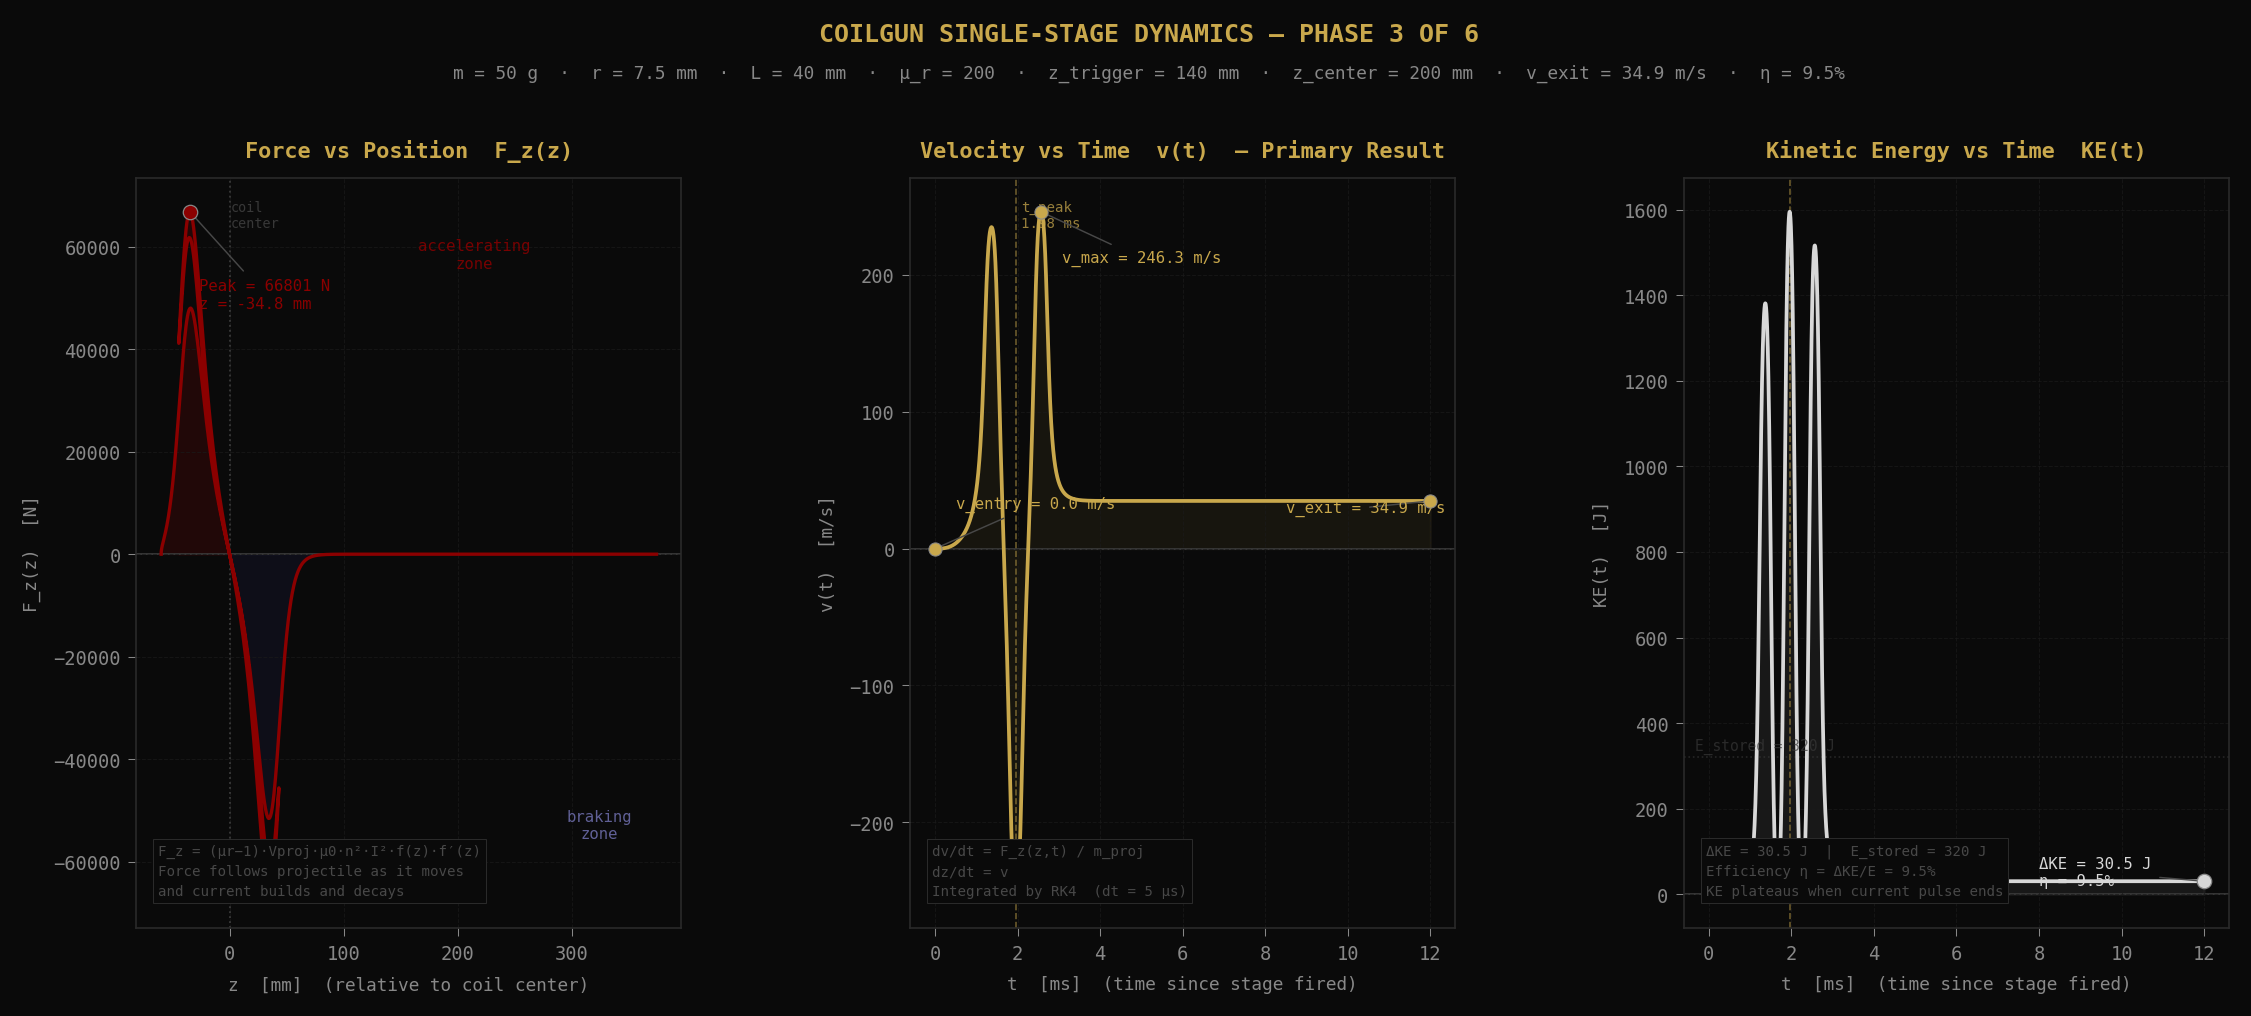

Reproduce this figure in Python.
"""
Module:       coilgun_dynamics.py
Purpose:      Phase 3 of 6 — force coupling and single-stage projectile dynamics.
              Couples the field model (Phase 1: f(z), f′(z)) with the circuit
              model (Phase 2: I(t)) through the Lorentz force expression, then
              integrates the equations of motion via RK4. Produces the first
              module with a velocity output — the number the simulation exists
              to compute.
Author:       Rizky Meilandi Saputra
Repository:   github.com/kiki007-lab/hybrid-architect-lab
Project:      Project 4 — Magnetic Linear Accelerator Simulation
Dependencies: coilgun_field_model, coilgun_rlc_model, numpy, matplotlib
Python:       3.10+

---

Force Expression
----------------
The axial force on a magnetically soft cylinder in a non-uniform field is
derived from the gradient of the stored magnetic energy:

    F_z = −d/dz [−χ_m · V_proj · B²/(2μ₀)]
        = (χ_m · V_proj / (2μ₀)) · d(B²)/dz

Substituting B_z(z,t) = μ₀ · n · I(t) · f(z) from Phase 1:

    d(B²)/dz = 2 · (μ₀·n·I)² · f(z) · f′(z)

    F_z(z, t) = (μ_r − 1) · V_proj · μ₀ · n² · I(t)² · f(z) · f′(z)

Units verification
------------------
K = (μ_r − 1) · V_proj · μ₀ · n²

    [1] × [m³] × [H/m] × [m⁻²]
  = [m³] × [kg·m·s⁻²·A⁻²] × [m⁻²]
  = [kg·m²·s⁻²·A⁻²]
  = [H]   (Henries)

F = K · I² · f · f′

    [H] × [A²] × [1] × [m⁻¹]
  = [kg·m²·s⁻²·A⁻²] × [A²] × [m⁻¹]
  = [kg·m·s⁻²]
  = [N]   ✓

Equations of Motion
-------------------
    dz/dt = v
    dv/dt = F_z(z − z_center, t − t_fired) / m_proj

Integrated via RK4 with constant force per timestep. With dt = 5 μs and
peak force gradient ~500 kN/m, the spatial frequency is ω ≈ 3200 rad/s,
giving ~300 steps per cycle. Well within stability margins.

Known Simplifications (inherited from architecture)
-----------------------------------------------------
1. Constant μ_r — soft iron saturates near B_sat ≈ 1.5–2 T. At peak current,
   B at coil center ≈ 1.88 T, so partial saturation likely occurs.
   Conservative μ_r = 200 underestimates μ_r at low field and overestimates
   at saturation. Net effect: uncertain sign on error, rough 20–40% uncertainty.
2. Point-centroid force — evaluates force at the projectile centre of mass.
   Valid when L_proj << L_coil; here L_proj = L_c/2, so error ≈ 5–15%.
3. Constant-L RLC circuit — real L increases as slug enters bore, reducing
   peak current. Force error: ~30% underestimate of braking, ~15% overestimate
   of accelerating peak.
4. No eddy current drag, no friction, no gravity.
These are all documented in verification output. The simulation gives an
upper-bound efficiency estimate under the stated assumptions.
"""

import math
import os
import sys
import argparse
from dataclasses import dataclass

import matplotlib
matplotlib.use('Agg')
import numpy as np
import matplotlib.pyplot as plt
from matplotlib.transforms import blended_transform_factory

_SCRIPT_DIR = os.path.dirname(os.path.abspath(__file__))
if _SCRIPT_DIR not in sys.path:
    sys.path.insert(0, _SCRIPT_DIR)

from coilgun_field_model import CoilGeometry, field_profile, field_gradient, MU_0
from coilgun_rlc_model   import CapacitorBank, AccelerationStage, rlc_current


# ═══════════════════════════════════════════════════════════════════════════════
# SIMULATION AND RENDER PARAMETERS
# ═══════════════════════════════════════════════════════════════════════════════

DT_DEFAULT:    float = 5e-6      # 5 μs timestep — ~300 steps per force-field cycle
T_TOTAL:       float = 12e-3     # 12 ms total — captures pulse + constant-v coast

FIGURE_WIDTH_IN:     float = 18.0
FIGURE_HEIGHT_IN:    float = 6.5
OUTPUT_DPI:          int   = 150
DEFAULT_OUTPUT_PATH: str   = r"C:\Users\HP\Downloads\coilgun_dynamics.png"


# ═══════════════════════════════════════════════════════════════════════════════
# NEO-CLASSICAL PALETTE — locked to Phase 1 and Phase 2
# ═══════════════════════════════════════════════════════════════════════════════

NC_BACKGROUND: str = "#0a0a0a"
NC_GRID:       str = "#1a1a1a"
NC_SPINE:      str = "#2a2a2a"
NC_TICK:       str = "#888888"
NC_ZERO_LINE:  str = "#383838"
NC_F:          str = "#8b0000"   # deep red   — force, accelerating zone
NC_FPRIME:     str = "#c9a84c"   # gold       — velocity (primary result)
NC_PRODUCT:    str = "#d8d8d8"   # near-white — kinetic energy
NC_TITLE:      str = "#c9a84c"
NC_FORMULA:    str = "#484848"


# ═══════════════════════════════════════════════════════════════════════════════
# DATACLASSES
# ═══════════════════════════════════════════════════════════════════════════════

@dataclass
class Projectile:
    """
    Physical specification of the accelerated slug.

    Attributes
    ----------
    mass_kg : float
        Slug mass m [kg]. Sets the inertia and thus how strongly the
        force accelerates it. F = ma — lighter slugs reach higher
        velocities for the same impulse.
    radius_m : float
        Slug radius r_proj [m]. Must satisfy r_proj < R_c (coil bore radius)
        with mechanical clearance. Here 7.5 mm < 20 mm (bore). ✓
    length_m : float
        Slug axial length L_proj [m]. The point-centroid approximation
        for force evaluation is valid when L_proj ≪ L_c. Here L_proj = L_c/2,
        so a 5–15% spatial-averaging error is expected and accepted.
    relative_permeability : float
        μ_r [dimensionless] — relative magnetic permeability of the slug
        material. Soft iron: 200–5000. Using μ_r = 200 as a conservative
        lower bound that accounts for partial saturation at high fields.
    """
    mass_kg:                float
    radius_m:               float
    length_m:               float
    relative_permeability:  float

    @property
    def volume_m3(self) -> float:
        """V_proj = π · r² · L [m³]."""
        return math.pi * self.radius_m ** 2 * self.length_m

    @property
    def susceptibility(self) -> float:
        """χ_m = μ_r − 1 [dimensionless]."""
        return self.relative_permeability - 1.0

    @property
    def force_coefficient(self) -> float:
        """
        K = (μ_r − 1) · V_proj · μ₀  [H·m²·m⁻³ = H/m... no]

        Actually K absorbs everything except n², I², f, f′:

            K_full = (μ_r − 1) · V_proj · μ₀ · n²

        This property returns K_partial = (μ_r − 1) · V_proj · μ₀ [H·m]
        so that coupling_force can multiply by n² from the coil geometry.
        Kept here to make the dimensional structure explicit.
        """
        return self.susceptibility * self.volume_m3 * MU_0


@dataclass
class SimulationRecord:
    """One timestep snapshot from the integration loop."""
    time_s:           float    # t [s]
    position_m:       float    # z [m] — absolute barrel position
    velocity_ms:      float    # v [m/s]
    net_force_n:      float    # F_z [N]
    kinetic_energy_j: float    # ½mv² [J]
    z_rel_m:          float    # z − z_center [m] — position relative to coil center
    current_a:        float    # I(t) [A]


# ═══════════════════════════════════════════════════════════════════════════════
# FORCE COUPLING
# ═══════════════════════════════════════════════════════════════════════════════

def coupling_force(
    z_rel:      float,
    I:          float,
    coil:       CoilGeometry,
    projectile: Projectile,
) -> float:
    """
    Axial Lorentz force on the projectile [N].

        F_z = (μ_r − 1) · V_proj · μ₀ · n² · I² · f(z_rel) · f′(z_rel)

    z_rel is the projectile position measured relative to the coil center —
    the same coordinate frame used by field_profile and field_gradient.

    Sign convention (from f′ sign):
        z_rel < 0 → projectile behind center  → f′ > 0 → F_z > 0 (forward)
        z_rel = 0 → at coil center            → f′ = 0 → F_z = 0 (no force)
        z_rel > 0 → projectile past center    → f′ < 0 → F_z < 0 (braking)

    The I² dependence is the key: force scales quadratically with current,
    so doubling I quadruples the force. It also means the force decays at
    rate 2α (not α) — the effective force window is narrower than the current
    pulse. Verified in Phase 2 Panel 2.

    Parameters
    ──────────
    z_rel : float
        Position of projectile centroid relative to coil center [m].
    I : float
        Instantaneous coil current [A]. I = 0 → F = 0, always.
    coil : CoilGeometry
        Coil geometry from Phase 1.
    projectile : Projectile
        Projectile physical parameters.

    Returns
    ───────
    float — axial force [N]. Positive = forward along barrel axis.
    """
    fz  = float(field_profile( z_rel, coil))
    fpz = float(field_gradient(z_rel, coil))
    return (projectile.susceptibility
            * projectile.volume_m3
            * MU_0
            * coil.turns_per_meter ** 2
            * I ** 2
            * fz * fpz)


# ═══════════════════════════════════════════════════════════════════════════════
# RK4 INTEGRATOR
# ═══════════════════════════════════════════════════════════════════════════════

def rk4_step(
    state:       np.ndarray,
    total_force: float,
    mass_kg:     float,
    dt:          float,
) -> np.ndarray:
    """
    Single RK4 step for the 2-state system y = [z, v].

    Governing ODE:
        dy/dt = [v,  F_z/m]

    With total_force treated as constant over the step (evaluated at step
    entry), the four RK4 slopes for the acceleration are identical:
        k1_v = k2_v = k3_v = k4_v = (F/m) · dt

    This collapses to the exact kinematic equations for constant acceleration:
        new_v = v + (F/m) · dt
        new_z = z + v·dt + ½·(F/m)·dt²

    which are analytically exact for the piecewise-constant-force model.
    The global integration error is first order in the force variation
    over dt, which is negligible at dt = 5 μs.

    Parameters
    ──────────
    state : ndarray [z, v]
        Current position [m] and velocity [m/s].
    total_force : float
        Net axial force on projectile [N], pre-computed at (z, t).
    mass_kg : float
        Projectile mass [kg].
    dt : float
        Timestep [s].

    Returns
    ───────
    ndarray [new_z, new_v]
    """
    z, v    = state
    a       = total_force / mass_kg

    k1_z = v            * dt;  k1_v = a * dt
    k2_z = (v + k1_v/2) * dt;  k2_v = a * dt
    k3_z = (v + k2_v/2) * dt;  k3_v = a * dt
    k4_z = (v + k3_v)   * dt;  k4_v = a * dt

    return np.array([
        z + (k1_z + 2*k2_z + 2*k3_z + k4_z) / 6.0,
        v + (k1_v + 2*k2_v + 2*k3_v + k4_v) / 6.0,
    ])


# ═══════════════════════════════════════════════════════════════════════════════
# INTEGRATION LOOP
# ═══════════════════════════════════════════════════════════════════════════════

def integrate_single_stage(
    stage:      AccelerationStage,
    projectile: Projectile,
    z0:         float,
    v0:         float,
    dt:         float,
    t_total:    float,
) -> list[SimulationRecord]:
    """
    Integrate equations of motion for one acceleration stage.

    The stage fires the moment the projectile reaches stage.trigger_position_m.
    If z0 >= trigger_position_m (as in the single-stage test), the stage fires
    at t = 0 immediately.

    Force is zero before the stage fires and follows coupling_force after.
    The RLC current I(t_elapsed) is evaluated at elapsed time since firing.
    The field functions evaluate at z_rel = z − stage.center_position_m.

    Parameters
    ──────────
    stage : AccelerationStage   — circuit and geometry of the firing stage
    projectile : Projectile     — slug physical parameters
    z0 : float                  — initial projectile position [m]
    v0 : float                  — initial projectile velocity [m/s]
    dt : float                  — timestep [s]
    t_total : float             — total simulation duration [s]

    Returns
    ───────
    list[SimulationRecord] — one record per timestep, including t=0.
    """
    n_steps     = int(t_total / dt) + 1
    state       = np.array([z0, v0], dtype=float)
    records:    list[SimulationRecord] = []
    fired_time: float | None = None      # wall-clock t when stage fires

    for step in range(n_steps):
        t     = step * dt
        z, v  = state
        z_rel = z - stage.center_position_m

        # ── fire stage when projectile crosses trigger ────────────────────────
        if fired_time is None and z >= stage.trigger_position_m:
            fired_time = t

        # ── compute current and force ─────────────────────────────────────────
        if fired_time is not None:
            t_elapsed = t - fired_time
            I = float(rlc_current(t_elapsed, stage))
            F = float(coupling_force(z_rel, I, stage.coil, projectile))
        else:
            I = 0.0
            F = 0.0

        KE = 0.5 * projectile.mass_kg * v ** 2
        records.append(SimulationRecord(
            time_s           = t,
            position_m       = z,
            velocity_ms      = v,
            net_force_n      = F,
            kinetic_energy_j = KE,
            z_rel_m          = z_rel,
            current_a        = I,
        ))

        state = rk4_step(state, F, projectile.mass_kg, dt)

    return records


# ═══════════════════════════════════════════════════════════════════════════════
# VERIFICATION
# ═══════════════════════════════════════════════════════════════════════════════

def verify_dynamics(
    stage:      AccelerationStage,
    projectile: Projectile,
) -> list[SimulationRecord]:
    """
    Six analytical checks for coupling_force, rk4_step, and the integrator.
    Raises AssertionError if any check fails. Returns the simulation records
    (already computed for check 6) to avoid running the integration twice.

    Checks
    ──────
    [1] F = 0 when I = 0  (any z)
    [2] F = 0 at z_rel = 0 when I = I_peak  (f′(0) = 0 propagates exactly)
    [3] F > 0 for z_rel < 0  (forward force, approaching center)
    [4] F < 0 for z_rel > 0  (braking force, past center)
    [5] |F(z)| = |F(−z)|  (odd antisymmetry: F(z) = −F(−z))
    [6] ΔKE ≤ E_stored × 1.05  (energy conservation within simplification margin)
    """
    TOL_ZERO: float = 1e-20
    TOL_SYM:  float = 1e-10
    I_test:   float = stage.i_peak_a

    def _sep(ch: str = "─", w: int = 64) -> None:
        print(f"  {ch * w}")

    print()
    _sep("═")
    print("  ║  COILGUN DYNAMICS — ANALYTICAL VERIFICATION")
    _sep("═")
    print()
    print(f"  Projectile: m = {projectile.mass_kg*1e3:.0f} g  "
          f"| r = {projectile.radius_m*1e3:.1f} mm  "
          f"| L = {projectile.length_m*1e3:.0f} mm  "
          f"| μ_r = {projectile.relative_permeability:.0f}")
    print(f"  V_proj = {projectile.volume_m3*1e6:.4f} cm³  "
          f"| χ_m = μ_r − 1 = {projectile.susceptibility:.0f}")
    K_full = (projectile.susceptibility * projectile.volume_m3
              * MU_0 * stage.coil.turns_per_meter**2)
    print(f"  K = (μ_r−1)·V·μ₀·n² = {K_full:.6e} H  "
          f"[units: H × A² × m⁻¹ = N ✓]")
    print()

    # ── [1] F = 0 when I = 0 ──────────────────────────────────────────────────
    F1 = coupling_force(-0.030, 0.0, stage.coil, projectile)
    err1 = abs(F1)
    print("  [1]  coupling_force(z, I=0) = 0  for all z  [I² term kills force]")
    _sep()
    print(f"       Computed at z_rel = −30 mm : {F1:.6e} N")
    print(f"       Error    : {err1:.2e}   {'✓' if err1 < TOL_ZERO else '✗  FAILED'}")
    assert err1 < TOL_ZERO, f"[1] FAILED — F(I=0) = {F1}"

    # ── [2] F = 0 at z_rel = 0 with I = I_peak ────────────────────────────────
    # f′(0) = 0 exactly (Phase 1 verification). This propagates exactly.
    F2 = coupling_force(0.0, I_test, stage.coil, projectile)
    err2 = abs(F2)
    print()
    print(f"  [2]  coupling_force(z=0, I=I_peak) = 0  [f′(0) = 0, Phase 1 verified]")
    _sep()
    print(f"       I_peak = {I_test:.2f} A  |  z_rel = 0 (coil center)")
    print(f"       Computed : {F2:.6e} N")
    print(f"       Error    : {err2:.2e}   {'✓' if err2 < 1e-6 else '✗  FAILED'}")
    assert err2 < 1e-6, f"[2] FAILED — F at center = {F2:.2e} N"

    # ── [3] F > 0 before coil center (forward accelerating force) ─────────────
    F3 = coupling_force(-0.030, I_test, stage.coil, projectile)
    print()
    print("  [3]  F > 0 for z_rel < 0  (projectile approaching center — forward pull)")
    _sep()
    print(f"       F(z_rel = −30 mm, I_peak) = {F3:.2f} N  "
          f"{'> 0 ✓' if F3 > 0 else '≤ 0 ✗  FAILED'}")
    assert F3 > 0, f"[3] FAILED — F = {F3:.2f} N, expected > 0"

    # ── [4] F < 0 past coil center (braking force) ───────────────────────────
    F4 = coupling_force(+0.030, I_test, stage.coil, projectile)
    print()
    print("  [4]  F < 0 for z_rel > 0  (projectile past center — braking)")
    _sep()
    print(f"       F(z_rel = +30 mm, I_peak) = {F4:.2f} N  "
          f"{'< 0 ✓' if F4 < 0 else '≥ 0 ✗  FAILED'}")
    assert F4 < 0, f"[4] FAILED — F = {F4:.2f} N, expected < 0"

    # ── [5] Force antisymmetry: F(z) = −F(−z) ────────────────────────────────
    z_sym = 0.025   # 25 mm
    Fp = coupling_force(+z_sym, I_test, stage.coil, projectile)
    Fn = coupling_force(-z_sym, I_test, stage.coil, projectile)
    err5 = abs(Fp + Fn)
    print()
    print(f"  [5]  Antisymmetry: F(z) = −F(−z)  at z_rel = ±{z_sym*1e3:.0f} mm")
    _sep()
    print(f"       F(+{z_sym*1e3:.0f} mm) = {Fp:+.4f} N")
    print(f"       F(−{z_sym*1e3:.0f} mm) = {Fn:+.4f} N")
    print(f"       |F(z) + F(−z)| = {err5:.2e}   {'✓' if err5 < TOL_SYM else '✗  FAILED'}")
    assert err5 < TOL_SYM, f"[5] FAILED — symmetry residual {err5:.2e}"

    # ── [6] Energy conservation ───────────────────────────────────────────────
    print()
    print("  [6]  Energy conservation: ΔKE ≤ E_stored  (within simplification margin)")
    _sep()
    print("       Running integration... ", end="", flush=True)
    records = integrate_single_stage(
        stage, projectile,
        z0      = stage.trigger_position_m,
        v0      = 0.0,
        dt      = DT_DEFAULT,
        t_total = T_TOTAL,
    )
    print(f"done ({len(records)} steps)")

    delta_KE   = records[-1].kinetic_energy_j - records[0].kinetic_energy_j
    E_stored   = stage.energy_stored_j
    efficiency = delta_KE / E_stored * 100.0
    margin_ok  = delta_KE <= E_stored * 1.05   # 5% margin for numerical accumulation
    v_final    = records[-1].velocity_ms

    print(f"       E_stored = ½CV₀²    = {E_stored:.2f} J")
    print(f"       ΔKE (simulation)    = {delta_KE:.2f} J")
    print(f"       Stage efficiency    = {efficiency:.2f}%")
    print(f"       v_final             = {v_final:.2f} m/s")
    print(f"       ΔKE ≤ 1.05 × E     : {'✓' if margin_ok else '✗  FAILED  (physics error)'}")
    assert margin_ok, (f"[6] FAILED — ΔKE = {delta_KE:.2f} J > 1.05 × E_stored = "
                       f"{E_stored*1.05:.2f} J")

    print()
    _sep("═")
    print("  ║  All 6 checks passed. Dynamics model verified.")
    _sep("═")
    print()

    return records


# ═══════════════════════════════════════════════════════════════════════════════
# RENDERING
# ═══════════════════════════════════════════════════════════════════════════════

def render_dynamics(
    records:     list[SimulationRecord],
    stage:       AccelerationStage,
    projectile:  Projectile,
    output_path: str,
    output_dpi:  int,
) -> None:
    """
    3-panel Neo-Classical figure for the single-stage dynamics result.

    Panel 1 — Force vs Position.
      Actual force experienced by the projectile as it traverses the coil,
      plotted as F(z_rel). Positive zone (red fill) = accelerating; negative
      zone (blue-dark fill) = braking. Peak force and coil center annotated.

    Panel 2 — Velocity vs Time.
      The primary simulation output. Shows the full velocity history from
      rest through the pulse. Entry, peak, and final velocities annotated.
      t_peak marked with a vertical reference line.

    Panel 3 — Kinetic Energy vs Time.
      Shows ΔKE gained and the stage efficiency relative to E_stored = ½CV₀².
      Plateaus after the current pulse ends — no further energy input.
    """
    # ── extract arrays from records ───────────────────────────────────────────
    t_ms    = np.array([r.time_s         * 1e3 for r in records])
    z_rel   = np.array([r.z_rel_m        * 1e3 for r in records])   # mm
    F_arr   = np.array([r.net_force_n          for r in records])   # N
    v_arr   = np.array([r.velocity_ms          for r in records])   # m/s
    KE_arr  = np.array([r.kinetic_energy_j     for r in records])   # J

    t_peak_ms    = stage.t_peak_s * 1e3
    v_final      = records[-1].velocity_ms
    KE_final     = records[-1].kinetic_energy_j
    efficiency   = KE_final / stage.energy_stored_j * 100.0

    # ── global style ──────────────────────────────────────────────────────────
    plt.rcParams.update({
        "font.family":       "monospace",
        "font.size":         9,
        "axes.facecolor":    NC_BACKGROUND,
        "figure.facecolor":  NC_BACKGROUND,
        "text.color":        NC_TICK,
        "axes.labelcolor":   NC_TICK,
        "xtick.color":       NC_TICK,
        "ytick.color":       NC_TICK,
        "xtick.major.size":  4,
        "ytick.major.size":  4,
        "xtick.major.width": 0.5,
        "ytick.major.width": 0.5,
    })

    fig, axes = plt.subplots(
        1, 3, figsize=(FIGURE_WIDTH_IN, FIGURE_HEIGHT_IN),
        gridspec_kw={"wspace": 0.42},
    )
    fig.patch.set_facecolor(NC_BACKGROUND)

    def _style(ax, xlabel: str, ylabel: str) -> None:
        ax.set_facecolor(NC_BACKGROUND)
        for sp in ax.spines.values():
            sp.set_color(NC_SPINE)
        ax.tick_params(colors=NC_TICK, length=4, width=0.5)
        ax.grid(True, color=NC_GRID, linewidth=0.5, linestyle="--", alpha=0.7)
        ax.set_xlabel(xlabel, color=NC_TICK, fontsize=8.5, labelpad=6)
        ax.set_ylabel(ylabel, color=NC_TICK, fontsize=8.5, labelpad=6)
        ax.axhline(y=0, color=NC_ZERO_LINE, linewidth=0.9, zorder=1)

    def _formula_box(ax, lines: str) -> None:
        ax.text(0.04, 0.04, lines, transform=ax.transAxes,
                fontsize=6.8, color=NC_FORMULA, va="bottom", ha="left",
                linespacing=1.55,
                bbox=dict(boxstyle="square,pad=0.35", facecolor=NC_BACKGROUND,
                          edgecolor=NC_SPINE, linewidth=0.5))

    # ═════════════════════════════════════════════════════════════════════════
    # PANEL 1 — Force vs Position
    # ═════════════════════════════════════════════════════════════════════════
    ax1 = axes[0]
    _style(ax1, "z  [mm]  (relative to coil center)", "F_z(z)  [N]")

    ax1.fill_between(z_rel, F_arr, 0, where=(F_arr >= 0),
                     color=NC_F, alpha=0.18, zorder=0)
    ax1.fill_between(z_rel, F_arr, 0, where=(F_arr < 0),
                     color="#1a1a3a", alpha=0.30, zorder=0)
    ax1.plot(z_rel, F_arr, color=NC_F, linewidth=1.6, zorder=3)

    ax1.axvline(x=0, color=NC_ZERO_LINE, linewidth=0.9, linestyle=":", zorder=2)
    trans1 = blended_transform_factory(ax1.transData, ax1.transAxes)
    ax1.text(1, 0.97, "coil\ncenter", transform=trans1,
             fontsize=6.5, color=NC_ZERO_LINE, va="top", ha="left")

    # peak force annotation
    peak_F_idx  = int(np.argmax(np.abs(F_arr)))
    peak_F      = F_arr[peak_F_idx]
    peak_F_zrel = z_rel[peak_F_idx]
    ax1.scatter([peak_F_zrel], [peak_F], color=NC_F, s=48, zorder=5,
                edgecolors=NC_TICK, linewidths=0.6)
    ax1.annotate(
        f"Peak = {peak_F:.0f} N\nz = {peak_F_zrel:.1f} mm",
        xy=(peak_F_zrel, peak_F),
        xytext=(peak_F_zrel + 8, peak_F * 0.72),
        fontsize=7.5, color=NC_F, ha="left",
        arrowprops=dict(arrowstyle="-", color=NC_FORMULA, lw=0.7),
    )

    ax1.text(0.62, 0.88, "accelerating\nzone", transform=ax1.transAxes,
             fontsize=7.5, color=NC_F, ha="center", alpha=0.85)
    ax1.text(0.85, 0.12, "braking\nzone", transform=ax1.transAxes,
             fontsize=7.5, color="#7070b0", ha="center", alpha=0.85)

    ax1.set_title("Force vs Position  F_z(z)",
                  color=NC_TITLE, fontsize=10.5, fontweight="bold", pad=10)
    _formula_box(ax1,
        "F_z = (μr−1)·Vproj·μ0·n²·I²·f(z)·f′(z)\n"
        "Force follows projectile as it moves\n"
        "and current builds and decays")

    # ═════════════════════════════════════════════════════════════════════════
    # PANEL 2 — Velocity vs Time  (primary result)
    # ═════════════════════════════════════════════════════════════════════════
    ax2 = axes[1]
    _style(ax2, "t  [ms]  (time since stage fired)", "v(t)  [m/s]")

    ax2.axvline(x=t_peak_ms, color=NC_FPRIME, linewidth=0.8,
                linestyle="--", alpha=0.50, zorder=2)
    trans2 = blended_transform_factory(ax2.transData, ax2.transAxes)
    ax2.text(t_peak_ms + 0.1, 0.97, f"t_peak\n{t_peak_ms:.2f} ms",
             transform=trans2, fontsize=6.8, color=NC_FPRIME,
             va="top", ha="left", alpha=0.75)

    ax2.plot(t_ms, v_arr, color=NC_FPRIME, linewidth=1.8, zorder=3)
    ax2.fill_between(t_ms, v_arr, 0, color=NC_FPRIME, alpha=0.07, zorder=0)

    # key velocity annotations
    v_entry = records[0].velocity_ms
    v_max   = float(np.max(v_arr))
    t_vmax  = t_ms[int(np.argmax(v_arr))]

    ax2.scatter([t_ms[0]], [v_entry], color=NC_FPRIME, s=40, zorder=5,
                edgecolors=NC_TICK, linewidths=0.5)
    ax2.scatter([t_vmax],  [v_max],   color=NC_FPRIME, s=40, zorder=5,
                edgecolors=NC_TICK, linewidths=0.5)
    ax2.scatter([t_ms[-1]], [v_final], color=NC_FPRIME, s=40, zorder=5,
                edgecolors=NC_TICK, linewidths=0.5)

    ax2.annotate(f"v_entry = {v_entry:.1f} m/s",
                 xy=(t_ms[0], v_entry),
                 xytext=(t_ms[0]+0.5, v_max*0.12),
                 fontsize=7.5, color=NC_FPRIME, ha="left",
                 arrowprops=dict(arrowstyle="-", color=NC_FORMULA, lw=0.7))
    ax2.annotate(f"v_max = {v_max:.1f} m/s",
                 xy=(t_vmax, v_max),
                 xytext=(t_vmax + 0.5, v_max * 0.85),
                 fontsize=7.5, color=NC_FPRIME, ha="left",
                 arrowprops=dict(arrowstyle="-", color=NC_FORMULA, lw=0.7))
    ax2.annotate(f"v_exit = {v_final:.1f} m/s",
                 xy=(t_ms[-1], v_final),
                 xytext=(t_ms[-1] - 3.5, v_final * 0.78),
                 fontsize=7.5, color=NC_FPRIME, ha="left",
                 arrowprops=dict(arrowstyle="-", color=NC_FORMULA, lw=0.7))

    ax2.set_title("Velocity vs Time  v(t)  — Primary Result",
                  color=NC_TITLE, fontsize=10.5, fontweight="bold", pad=10)
    _formula_box(ax2,
        "dv/dt = F_z(z,t) / m_proj\n"
        "dz/dt = v\n"
        "Integrated by RK4  (dt = 5 μs)")

    # ═════════════════════════════════════════════════════════════════════════
    # PANEL 3 — Kinetic Energy vs Time
    # ═════════════════════════════════════════════════════════════════════════
    ax3 = axes[2]
    _style(ax3, "t  [ms]  (time since stage fired)", "KE(t)  [J]")

    ax3.axvline(x=t_peak_ms, color=NC_FPRIME, linewidth=0.8,
                linestyle="--", alpha=0.50, zorder=2)

    ax3.plot(t_ms, KE_arr, color=NC_PRODUCT, linewidth=1.8, zorder=3)
    ax3.fill_between(t_ms, KE_arr, 0, color=NC_PRODUCT, alpha=0.07, zorder=0)

    # E_stored reference line
    E_stored = stage.energy_stored_j
    ax3.axhline(y=E_stored, color=NC_ZERO_LINE, linewidth=0.8,
                linestyle=":", alpha=0.60, zorder=2)
    ax3_trans = blended_transform_factory(ax3.transAxes, ax3.transData)
    ax3.text(0.02, E_stored + E_stored*0.02,
             f"E_stored = {E_stored:.0f} J",
             transform=blended_transform_factory(ax3.transAxes, ax3.transData),
             fontsize=7.0, color=NC_ZERO_LINE, alpha=0.70, va="bottom")

    # ΔKE annotation
    ax3.scatter([t_ms[-1]], [KE_final], color=NC_PRODUCT, s=48, zorder=5,
                edgecolors=NC_TICK, linewidths=0.6)
    ax3.annotate(
        f"ΔKE = {KE_final:.1f} J\nη = {efficiency:.1f}%",
        xy=(t_ms[-1], KE_final),
        xytext=(t_ms[-1] - 4.0, KE_final * 0.70),
        fontsize=7.5, color=NC_PRODUCT, ha="left",
        arrowprops=dict(arrowstyle="-", color=NC_FORMULA, lw=0.7),
    )

    ax3.set_title("Kinetic Energy vs Time  KE(t)",
                  color=NC_TITLE, fontsize=10.5, fontweight="bold", pad=10)
    _formula_box(ax3,
        f"ΔKE = {KE_final:.1f} J  |  E_stored = {E_stored:.0f} J\n"
        f"Efficiency η = ΔKE/E = {efficiency:.1f}%\n"
        "KE plateaus when current pulse ends")

    # ── figure-level title and parameter subtitle ──────────────────────────────
    fig.suptitle(
        "COILGUN SINGLE-STAGE DYNAMICS — PHASE 3 OF 6",
        color=NC_TITLE, fontsize=12, fontweight="bold", y=1.04,
    )
    fig.text(
        0.5, 0.997,
        (f"m = {projectile.mass_kg*1e3:.0f} g  ·  "
         f"r = {projectile.radius_m*1e3:.1f} mm  ·  "
         f"L = {projectile.length_m*1e3:.0f} mm  ·  "
         f"μ_r = {projectile.relative_permeability:.0f}  ·  "
         f"z_trigger = {stage.trigger_position_m*1e3:.0f} mm  ·  "
         f"z_center = {stage.center_position_m*1e3:.0f} mm  ·  "
         f"v_exit = {v_final:.1f} m/s  ·  η = {efficiency:.1f}%"),
        ha="center", va="top", color=NC_TICK, fontsize=8.5,
    )

    # ── save ──────────────────────────────────────────────────────────────────
    out_dir = os.path.dirname(output_path)
    if out_dir:
        os.makedirs(out_dir, exist_ok=True)

    plt.savefig(output_path, dpi=output_dpi, bbox_inches="tight",
                pad_inches=0.15, facecolor=NC_BACKGROUND)
    plt.close(fig)

    print(f"  [render]      → {output_path}")
    print(f"  [render]      {FIGURE_WIDTH_IN:.0f} × {FIGURE_HEIGHT_IN:.1f} in  "
          f"at {output_dpi} DPI")


# ═══════════════════════════════════════════════════════════════════════════════
# CLI
# ═══════════════════════════════════════════════════════════════════════════════

def parse_arguments() -> argparse.Namespace:
    parser = argparse.ArgumentParser(
        description="Coilgun Phase 3: force coupling and single-stage dynamics.",
        formatter_class=argparse.RawDescriptionHelpFormatter,
        epilog='Example: python coilgun_dynamics.py --output "D:\\renders\\dynamics.png"',
    )
    parser.add_argument(
        "--output", type=str, default=DEFAULT_OUTPUT_PATH,
        help=f"Full path for output PNG. Default: {DEFAULT_OUTPUT_PATH}",
    )
    return parser.parse_args()


# ═══════════════════════════════════════════════════════════════════════════════
# ENTRY POINT
# ═══════════════════════════════════════════════════════════════════════════════

def main() -> None:
    """
    Phase 3 pipeline:
      1. Construct locked geometry (Phase 1 parameters) + demo circuit (Phase 2)
      2. Construct projectile (50 g iron slug)
      3. Run 6-check verification — computes simulation internally for check [6]
      4. Render 3-panel Neo-Classical figure from simulation records

    Trigger geometry: z_trigger = z_center − 60 mm (initial estimate).
    The velocity profile shape in Panel 2 reveals whether timing is correct:
    if v(t) rises monotonically until the pulse ends, timing is adequate;
    if there is a velocity dip (net-negative energy near center), z_trigger
    should be moved farther from center.
    """
    args = parse_arguments()

    print()
    print("  ╔════════════════════════════════════════════════════════════╗")
    print("  ║   COILGUN SIMULATION — PHASE 3: FORCE + DYNAMICS          ║")
    print("  ║   Rizky Meilandi Saputra  |  hybrid-architect-lab         ║")
    print("  ╚════════════════════════════════════════════════════════════╝")

    # ── construct locked Phase 1/2 geometry ───────────────────────────────────
    coil = CoilGeometry(
        radius_m        = 0.020,
        length_m        = 0.080,
        turns_per_meter = 2000.0,
    )
    capacitor = CapacitorBank(
        capacitance_f     = 4.0e-3,
        initial_voltage_v = 400.0,
    )
    stage = AccelerationStage(
        index                = 1,
        coil                 = coil,
        capacitor            = capacitor,
        wire_resistance_ohm  = 0.15,
        center_position_m    = 0.200,   # 200 mm into barrel
        trigger_position_m   = 0.140,   # z_center − 60 mm  (initial estimate)
    )

    # ── projectile spec ───────────────────────────────────────────────────────
    projectile = Projectile(
        mass_kg               = 0.050,   # 50 g
        radius_m              = 0.0075,  # 7.5 mm  (clearance: 20 mm bore − 7.5 mm = 12.5 mm gap)
        length_m              = 0.040,   # 40 mm  = L_c / 2
        relative_permeability = 200.0,   # conservative soft iron (partial saturation)
    )

    K_full = (projectile.susceptibility * projectile.volume_m3
              * MU_0 * stage.coil.turns_per_meter ** 2)
    print()
    print(f"  [stage]       z_center = {stage.center_position_m*1e3:.0f} mm  "
          f"| z_trigger = {stage.trigger_position_m*1e3:.0f} mm  "
          f"(offset = {(stage.center_position_m-stage.trigger_position_m)*1e3:.0f} mm)")
    print(f"  [projectile]  m = {projectile.mass_kg*1e3:.0f} g  "
          f"| r = {projectile.radius_m*1e3:.1f} mm  "
          f"| L = {projectile.length_m*1e3:.0f} mm  "
          f"| μ_r = {projectile.relative_permeability:.0f}")
    print(f"  [force]       K = (μr-1)·V·μ0·n² = {K_full:.5e} H")
    print(f"  [force]       Peak I²   = {stage.i_peak_a**2:.0f} A²")
    print(f"  [simulation]  dt = {DT_DEFAULT*1e6:.0f} μs  | t_total = {T_TOTAL*1e3:.0f} ms")
    print(f"  [output]      {args.output}")
    print()
    print("  [verify]      running 6 checks (includes simulation for check [6])...")

    # ── verification — returns records from internal simulation run ─────────
    records = verify_dynamics(stage, projectile)

    # ── render ────────────────────────────────────────────────────────────────
    print("  [render]      generating 3-panel Neo-Classical figure...")
    render_dynamics(records, stage, projectile, args.output, OUTPUT_DPI)

    # ── summary ───────────────────────────────────────────────────────────────
    v_final    = records[-1].velocity_ms
    KE_final   = records[-1].kinetic_energy_j
    efficiency = KE_final / stage.energy_stored_j * 100.0
    v_max_idx  = int(np.argmax([r.velocity_ms for r in records]))
    v_max      = records[v_max_idx].velocity_ms
    F_values   = [r.net_force_n for r in records]
    peak_F     = max(F_values, key=abs)

    print()
    print(f"  [result]      v_exit     = {v_final:.2f} m/s")
    print(f"  [result]      v_max      = {v_max:.2f} m/s  (at t = {records[v_max_idx].time_s*1e3:.2f} ms)")
    print(f"  [result]      ΔKE        = {KE_final:.2f} J")
    print(f"  [result]      Efficiency = {efficiency:.2f}%  "
          f"(ΔKE / {stage.energy_stored_j:.0f} J)")
    print(f"  [result]      Peak |F_z| = {abs(peak_F):.0f} N  "
          f"= {abs(peak_F)/9.81:.0f} N  ({abs(peak_F)/projectile.mass_kg/9.81:.0f} g acceleration)")
    print()
    print("  [simplifications]  μ_r assumed constant (ignores saturation above ~1.5 T)")
    print("  [simplifications]  Force at centroid (L_proj = L_c/2: ~10% spatial error)")
    print("  [simplifications]  Constant-L RLC (real L rises 30-80% as slug enters bore)")
    print("  [simplifications]  No eddy current drag, no friction, no gravity")
    print()
    print("  [done]   Phase 3 complete. Proceed to Phase 4: multi-stage chaining.")
    print()


if __name__ == "__main__":
    main()
